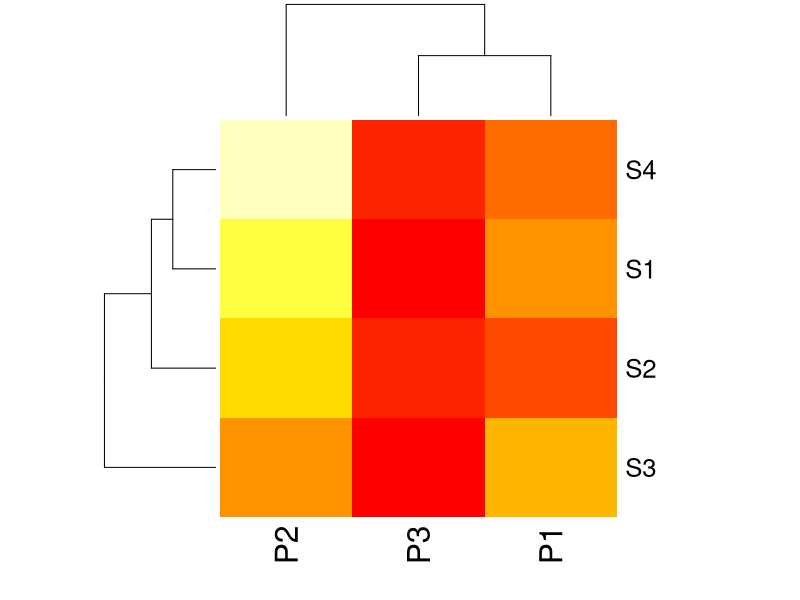
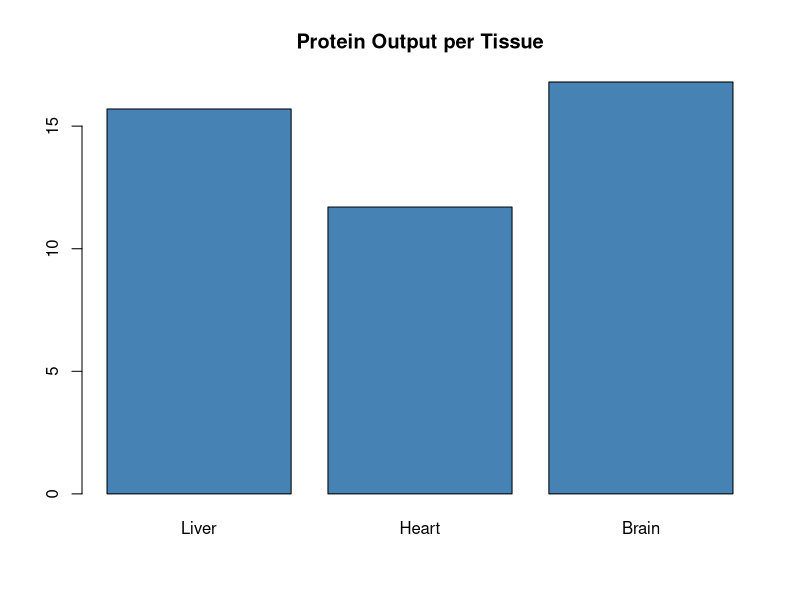
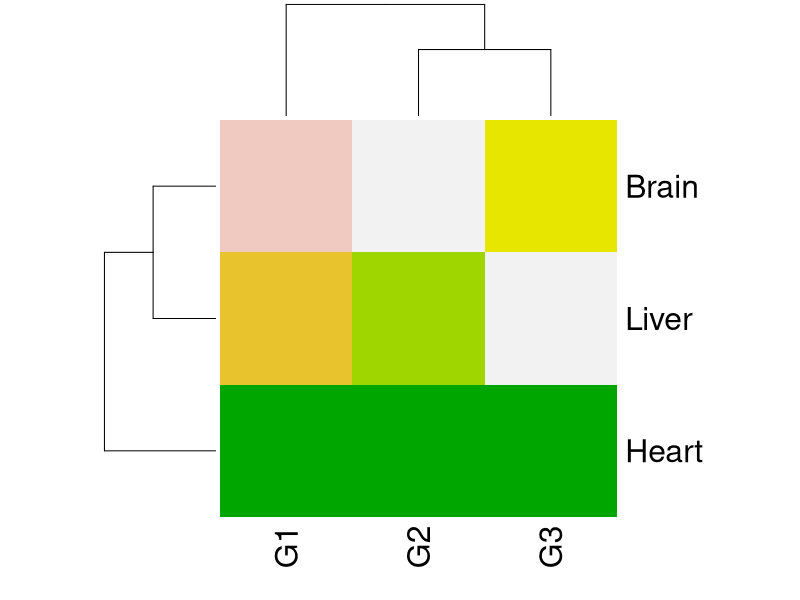
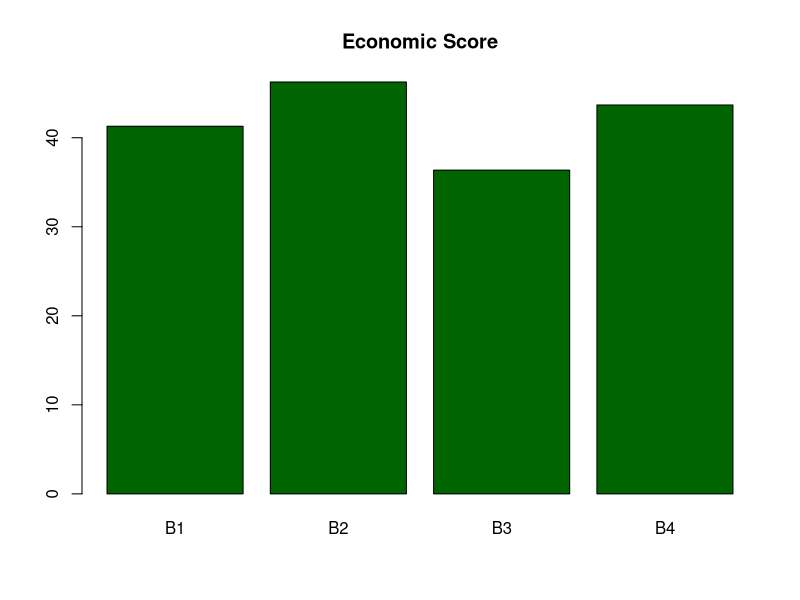

Reproduce these figures in R, in order.
## ---- chunk 1
ProteinMatrix <- matrix(c(
  12, 18, 5,
  9, 15, 8,
  14, 12, 6,
  10, 20, 7
), nrow = 4, byrow = TRUE)
rownames(ProteinMatrix) <- c("S1", "S2", "S3", "S4")
colnames(ProteinMatrix) <- c("P1", "P2", "P3")
ProteinMatrix
## ---- chunk 2
rowSums(ProteinMatrix)
## ---- chunk 3
colSums(ProteinMatrix)
## ---- chunk 4
heatmap(ProteinMatrix, scale = "none", col = heat.colors(10))
## ---- chunk 5
GeneExpression <- matrix(c(
  8, 5, 7,
  6, 4, 5,
  9, 7, 6
), nrow = 3, byrow = TRUE)
rownames(GeneExpression) <- c("Liver", "Heart", "Brain")
colnames(GeneExpression) <- c("G1", "G2", "G3")
GeneExpression
## ---- chunk 6
TranslationEfficiency <- matrix(c(0.8, 0.6, 0.9), ncol = 1)
rownames(TranslationEfficiency) <- c("G1", "G2", "G3")
TranslationEfficiency
## ---- chunk 7
ProteinOutput <- GeneExpression %*% TranslationEfficiency
rownames(ProteinOutput) <- rownames(GeneExpression)
colnames(ProteinOutput) <- "TotalProtein"
ProteinOutput
## ---- chunk 8
barplot(ProteinOutput[,1], main = "Protein Output per Tissue", col = "steelblue")
## ---- chunk 9
heatmap(GeneExpression, col = terrain.colors(10), scale = "column")
## ---- chunk 10
BullTraits <- matrix(c(
  80, 3.5, 1.2,
  90, 3.2, 1.5,
  70, 3.8, 1.1,
  85, 3.0, 1.4
), nrow = 4, byrow = TRUE)
rownames(BullTraits) <- c("B1", "B2", "B3", "B4")
colnames(BullTraits) <- c("Milk", "Fat%", "Growth")
BullTraits
## ---- chunk 11
EconomicWeights <- matrix(c(0.5, 0.3, 0.2), ncol = 1)
rownames(EconomicWeights) <- c("Milk", "Fat%", "Growth")
EconomicWeights
## ---- chunk 12
BullScore <- BullTraits %*% EconomicWeights
colnames(BullScore) <- "EconomicScore"
BullScore
## ---- chunk 13
BullScore[order(-BullScore), , drop=FALSE]
## ---- chunk 14
barplot(BullScore[,1], names.arg = rownames(BullScore), col = "darkgreen", main = "Economic Score")
## ---- chunk 15
ParentTraits <- matrix(c(
  7, 5, 3,
  6, 8, 4,
  5, 6, 6
), nrow = 3, byrow = TRUE)
rownames(ParentTraits) <- c("P1", "P2", "P3")
colnames(ParentTraits) <- c("T1_Drought", "T2_Yield", "T3_Maturation")
ParentTraits
## ---- chunk 16
HybridWeights <- matrix(c(0.5, 0.3, 0.2), ncol = 1)
rownames(HybridWeights) <- c("P1", "P2", "P3")
HybridWeights
## ---- chunk 17
HybridTraits <- t(HybridWeights) %*% ParentTraits
colnames(HybridTraits) <- colnames(ParentTraits)
HybridTraits
## ---- chunk 18
I3 <- diag(3)
I3 %*% ParentTraits
## ---- chunk 19
HybridTraits_sub <- t(HybridWeights) %*% ParentTraits[, c("T1_Drought", "T2_Yield")]
HybridTraits_sub
## ---- chunk 20
TaskList <- list(
  Task1 = list(
    M = ProteinMatrix
  ),
  Task2 = list(
    M = GeneExpression,
    W = TranslationEfficiency
  ),
  Task3 = list(
    M = BullTraits,
    W = EconomicWeights
  ),
  Task4 = list(
    M = ParentTraits,
    W = HybridWeights
  )
)
## ---- chunk 21
TaskList$Task2$M
TaskList$Task2$M %*% TaskList$Task2$W
